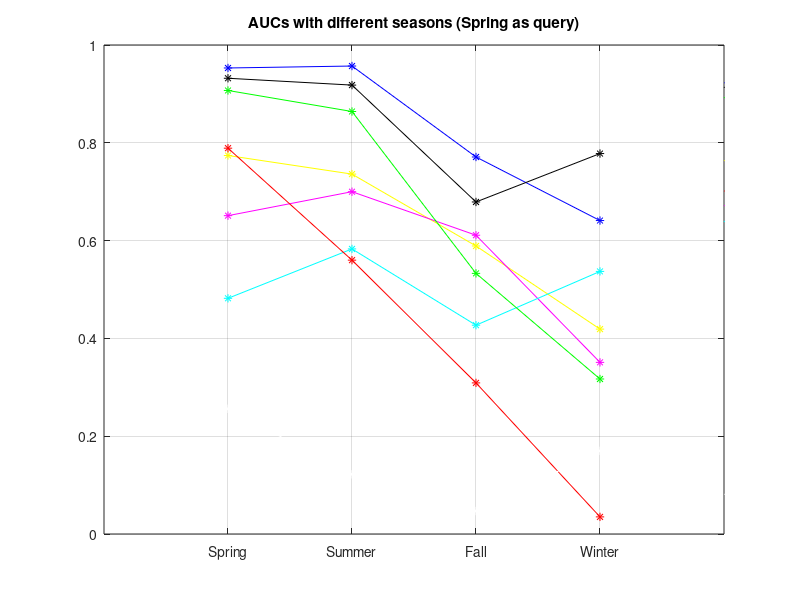

Write MATLAB code to recreate this figure. (Note: this script raises an error after producing the figure.)
close all 
seasons = {'Spring';'Summer';'Fall';'Winter';};
data = [0.774, 0.651, 0.482, 0.789, 0.907, 0.953, 0.256, 0.932;
        0.736, 0.700, 0.583, 0.560, 0.864, 0.957, 0.122, 0.918; 
        0.589, 0.611, 0.427, 0.309, 0.533, 0.771, 0.047, 0.679; 
        0.419, 0.351, 0.537, 0.035, 0.317, 0.641, 0.170, 0.778; 
        0.764, 0.672, 0.640, 0.702, 0.893, 0.923, 0.081, 0.914; 
        0.557, 0.496, 0.259, 0.466, 0.605, 0.789, 0.138, 0.694; 
        0.489, 0.379, 0.512, 0.019, 0.305, 0.576, 0.256, 0.738; 
        0.599, 0.454, 0.003, 0.348, 0.557, 0.656, 0.002, 0.003; 
        0.443, 0.351, 0.078, 0.004, 0.360, 0.525, 0.139, 0.606; 
        0.597, 0.491, 0.158, 0.014, 0.627, 0.808, 0.002, 0.000;];
    
colors = [ 'y', 'm', 'c', 'r', 'g', 'b', 'w', 'k' ];

for i = 1 : 8 
    % plot(1 : 4, data(1 : 4, i), strcat(colors(i), '-')); hold on;
    plot(5 : 7, data(5 : 7, i), strcat(colors(i), '-')); hold on;
    % plot(8 : 9, data(8 : 9, i), strcat(colors(i), '-')); hold on;
    plot(10, data(10, i), strcat(colors(i), '-')); hold on;
    plot(1 : 4, data(1 : 4, i), strcat(colors(i), '-*')); hold on;
end
axis([0 5 0 1]) 
set(gca, 'xtick', 1 : 4, 'xticklabel', seasons)
set(gca, 'Color', [0.7 0.7 0.7]) 
grid on
title('AUCs with different seasons (Spring as query)')
legend(colors, {'CNN', 'NBLD', 'NetV.', 'DELI.', 'M2DP', 'S.C.', 'BoW', 'GIST'})